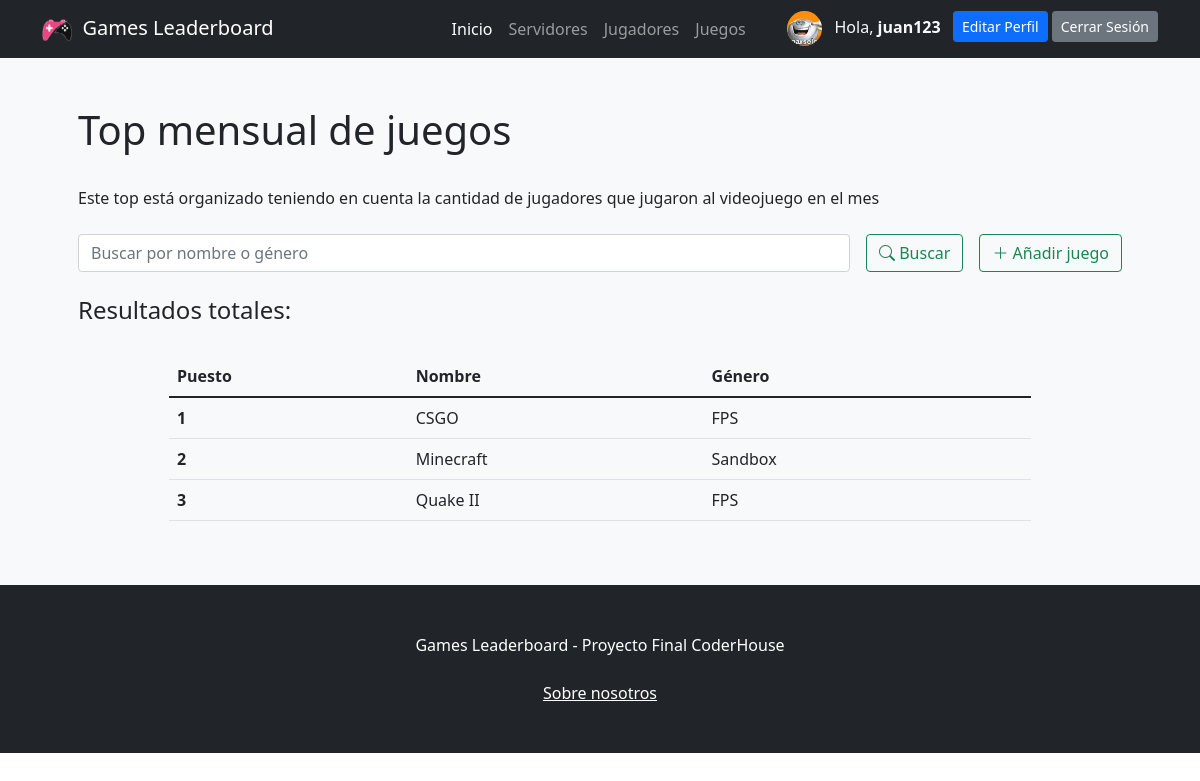
Screenshot of /app/juegos/ (signed in) with the database file from the repository.
### ProyectoFinalApp/models.py (models this page shows)
class Avatar(models.Model):
    usuario = models.OneToOneField(User, on_delete = models.CASCADE)
    imagen = models.ImageField(upload_to = 'avatars/', blank = True, null = True)
    class Meta:
        verbose_name_plural = "Avatares"

class Juego(models.Model):
    nombre = models.CharField(max_length = 20)
    genero = models.CharField(max_length = 20)
    class Meta:
        verbose_name_plural = "Juegos"

### ProyectoFinalApp/views.py (the view, shortened to what this page needs)
# urls.py: path('juegos/', juegos, name= "juegos"),
def juegos(request):
    juegos = Juego.objects.all()
    return render(request, "ProyectoFinalApp/juegos.html", {"juegos": juegos})

### ProyectoFinalApp/templates/ProyectoFinalApp/juegos.html (shortened to what this page needs)
{% extends 'ProyectoFinalApp/base.html' %}
{% load static %}
{% block contenidoPagina %}
<section class="bg-light py-5">
    <div class="container px-5">
        <h1>Top mensual de juegos</h1>
        <br>
        <head>Este top está organizado teniendo en cuenta la cantidad de jugadores que jugaron al videojuego en el mes</head>
        <head></head>
        <br>
        <br>
        <div class="row gx-5 justify-content-center">
            <div class="col-lg-12">
                <form class="d-flex my-2 my-lg-0" action="" method="post">
                    <input class="flex-grow-0 form-control mr-sm-2" type="search" name="search" placeholder="Buscar por nombre o género" aria-label="Search">
                    <button class="btn btn-outline-success text-nowrap ms-3 my-2 my-sm-0" type="submit"> <i class="bi bi-search"></i> Buscar</button>
                    <a class="btn btn-outline-success text-nowrap ms-3 my-2 my-sm-0" href="{% url 'crearjuego' %}"> <i class="bi bi-plus-lg"></i> Añadir juego</a>
                </form>
            </div>
        </div>
        <br>
        <h4>Resultados
            {% if search %}
                para "{{busqueda}}":
            {% else %}
                totales:
            {% endif %}
        </h4>
        <br>
        <div class="row gx-5 justify-content-center">
            <div class="col-lg-10 table-responsive">
                <table class="table table-theme">
                    <thead>
                        <tr>
                            <th scope="col">Puesto</th>
                            <th scope="col">Nombre</th>
                            <th scope="col">Género</th>
                        </tr>
                    </thead>
                    <tbody>
                        {% for juego in juegos %}
                            <tr>
                                <th scope="row">{{forloop.counter}}</th>
                                <td>{{juego.nombre}}</td>
                                <td>{{juego.genero}}</td>
                                <td>
                                </td>
                            </tr>
                        {% endfor %}
                    </tbody>
                </table>
            </div>
        </div>
    </div>
</section>
{% endblock %}

### ProyectoFinalApp/templates/ProyectoFinalApp/base.html (shortened to what this page needs)
{% load static %}
<!DOCTYPE html>
<html lang="en">
<head>
    <link rel="stylesheet" href="https://cdn.jsdelivr.net/npm/bootstrap-icons@1.8.3/font/bootstrap-icons.css">
    <link href="{% static 'css/styles.css' %}" rel="stylesheet" />
</head>
<body>
    <nav class="navbar navbar-expand-lg navbar-dark bg-dark">
        <div class="container">
            <a class="navbar-brand" href="{% url 'inicio' %}"><img src="{% static 'assets/logonavbar.png' %}"
                    alt="{% static 'assets/logonavbar.png' %}" width="30" height="30">&nbsp Games Leaderboard</a>
            <div class="collapse navbar-collapse" id="navbarSupportedContent">
                <ul class="navbar-nav ms-auto mb-2 mb-lg-0 ">
                    <li class="nav-item"><a class="nav-link active" aria-current="page"
                            href="{% url 'inicio' %}">Inicio</a></li>
                    <li class="nav-item"><a class="nav-link" href="{% url 'servidores' %}">Servidores</a></li>
                    <li class="nav-item"><a class="nav-link" href="{% url 'jugadores' %}">Jugadores</a></li>
                    <li class="nav-item"><a class="nav-link" href="{% url 'juegos' %}">Juegos</a></li>
                </ul>
                <ul class="navbar-nav ms-auto mb-2 mb-lg-0 ">
                    {% if user.is_authenticated %}
                    {% if user.avatar.imagen.url %}
                    <img class="rounded-circle" src="{{user.avatar.imagen.url}}" width="35" height="35" alt="">
                    {% else %}
                    <img class="rounded-circle" src="{%static 'assets/default.png'%}" width="35" height="35" alt="">
                    {% endif %}
                    <li class="nav-item">
                        <p class="text-light my-1 mx-1"></i> &nbsp Hola, <b>{{user.username}} &nbsp</b></p>
                    </li>
                    <li class="nav-item"><a class="btn btn-primary btn-sm btn-block"
                            href="{% url 'editarperfil' %}">Editar Perfil</a></li>
                    <li class="nav-item"><a class="btn btn-secondary btn-sm btn-block" href="{% url 'logout' %}">Cerrar
                            Sesión</a></li>
                    {% else %}
                    <li class="nav-item"><a class="btn btn-primary mx-2" href="{% url 'login' %}">Iniciar Sesión</a>
                    </li>
                    <li class="nav-item"><a class="btn btn-outline-primary" href="{% url 'register' %}">Registrarse</a>
                    </li>
                    {% endif %}
                </ul>
            </div>
        </div>
    </nav>
    {% block contenidoPagina %}
    {% endblock %}
    <footer class="py-5 bg-dark">
        <div class="container">
            <p class="m-0 text-center text-white">Games Leaderboard - Proyecto Final CoderHouse</p>
        </div>
        <br>
        <p class="m-0 text-center text-white"><a href="{% url 'about' %}" class="text-white m-0 text-center">Sobre
                nosotros</a></p>
    </footer>
</body>
</html>

### rows the page displays
Juego: nombre "CSGO", genero "FPS"
Juego: nombre "Minecraft", genero "Sandbox"
Juego: nombre "Quake II", genero "FPS"

### other values shown
{{ user.username }} "juan123"
